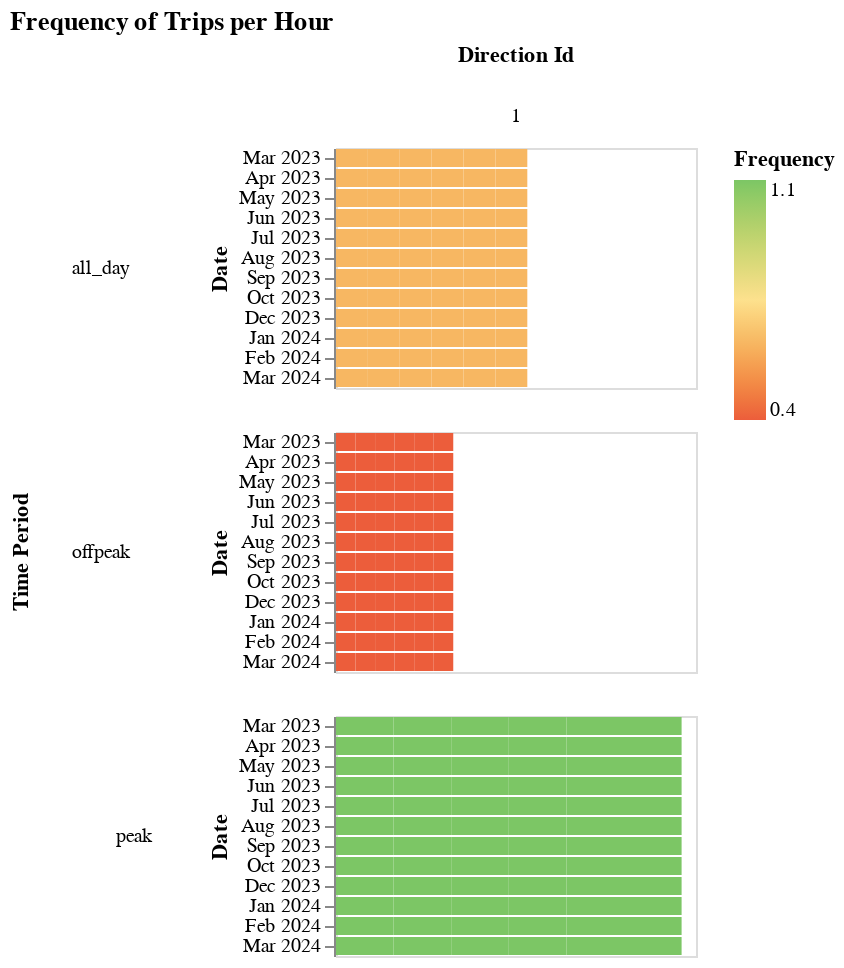

This figure's notebook cell:
### Markdown cell above
#### Frequency (Done)
* Maybe shouldn't be a chart since there doesn't seem to be a lot of data for this across a lot of the routes?
* What does frequency mean?
* Simplify down to not take direction_id into consideration?

### Code cell
section2.frequency_chart(one_route)

### Figure 1 — Vega-Lite specification as saved in the notebook (floating-point values rounded to 4 significant figures; data arrays with more than 128 entries replaced by an {"elided": "..."} marker saying what was removed)
{"config": {"view": {"continuousWidth": 300, "continuousHeight": 300}}, "data": {"name": "data-e1c87e875bc9d254cd77b04f21d59c16"}, "mark": {"type": "bar"}, "encoding": {"color": {"field": "frequency", "scale": {"range": ["#ec5d3b", "#fde18d", "#7cc665"]}, "title": "Frequency", "type": "quantitative"}, "column": {"field": "direction_id", "title": "Direction Id", "type": "nominal"}, "row": {"field": "time_period", "header": {"labelAngle": 0}, "title": "Time Period", "type": "nominal"}, "x": {"axis": null, "field": "frequency", "title": "Frequency", "type": "quantitative"}, "y": {"axis": {"format": "%b %Y"}, "field": "service_date", "timeUnit": "yearmonthdate", "title": "Date", "type": "ordinal"}}, "height": {"step": 10}, "title": "Frequency of Trips per Hour", "width": 180, "$schema": "https://vega.github.io/schema/vega-lite/v5.14.1.json", "datasets": {"data-e1c87e875bc9d254cd77b04f21d59c16": {"elided": "216 records"}}}
